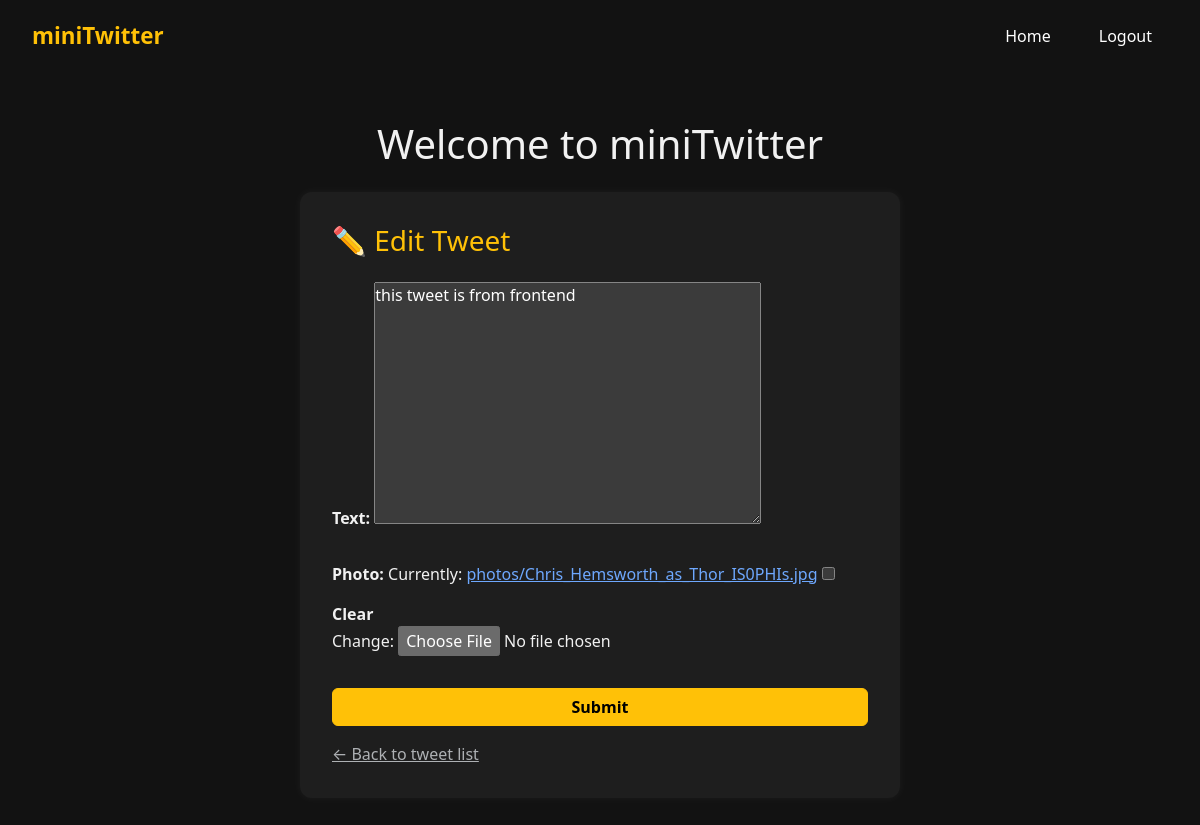
The app's page /tweet/3/edit/ (signed in), older data.
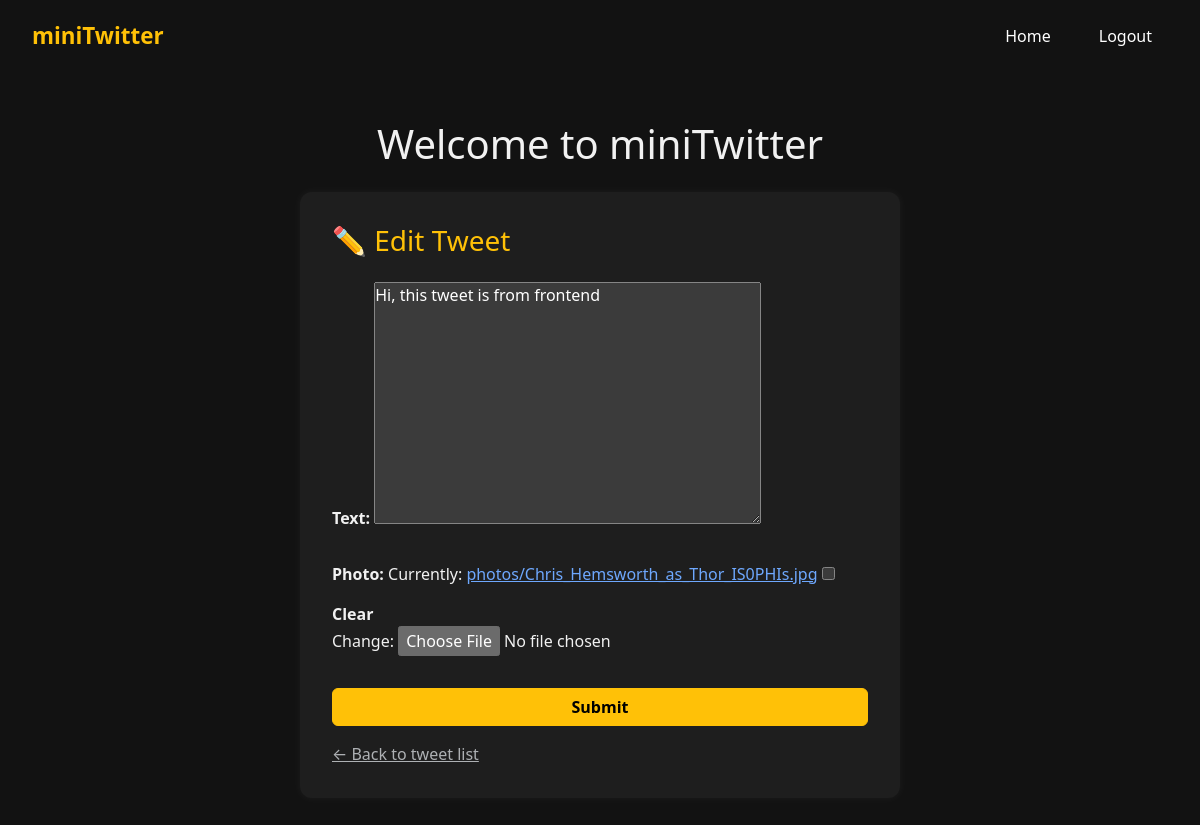
The same page, newer data.
### tweet/models.py (models this page shows, shortened)
class Tweet(models.Model):
    user = models.ForeignKey(User, on_delete=models.CASCADE)
    text = models.TextField(max_length=240)
    photo = models.ImageField(upload_to='photos', blank=True, null=True)
    created_at = models.DateTimeField(auto_now_add=True)
    updated_at = models.DateTimeField(auto_now=True)

### tweet/views.py (the view)
# urls.py: path('<int:tweetId>/edit/', views.tweetEdit, name='tweetEdit'),
@login_required
def tweetEdit(request, tweetId):
    tweet = get_object_or_404(Tweet, pk=tweetId, user=request.user) # to only get to edit your own tweet
    if request.method == 'POST':
        form = TweetForm(request.POST, request.FILES, instance=tweet)
        if(form.is_valid):
            tweet = form.save(commit=False)
            tweet.user = request.user
            tweet.save()
            return redirect('tweetList')
    else:
        form = TweetForm(instance=tweet)
    return render(request, 'tweetForm.html', {'form': form})

### tweet/forms.py
class TweetForm(forms.ModelForm):
    class Meta:
        model = Tweet
        fields = ['text', 'photo']

### tweet/templates/tweetForm.html (shortened to what this page needs)
{% extends "layout.html" %}
{% block content %}
<div class="container py-5">
  <h1 class="text-center mb-4">Welcome to miniTwitter</h1>
  <div class="form-container">
    <h3 class="mb-4 text-warning">
      {% if form.instance.pk %}
        ✏️ Edit Tweet
      {% else %}
        📝 Create Tweet
      {% endif %}
    </h3>
    <form method="post" enctype="multipart/form-data">
      {{ form.as_p }}
      <button type="submit" class="btn btn-warning w-100 fw-semibold">Submit</button>
      <a href="{% url 'tweetList' %}" class="text-muted">← Back to tweet list</a>
    </form>
  </div>
</div>
{% endblock %}

Row changes from the older to the newer data that the page shows:
changed Tweet: text "this tweet is from frontend" → "Hi, this tweet is from frontend"
